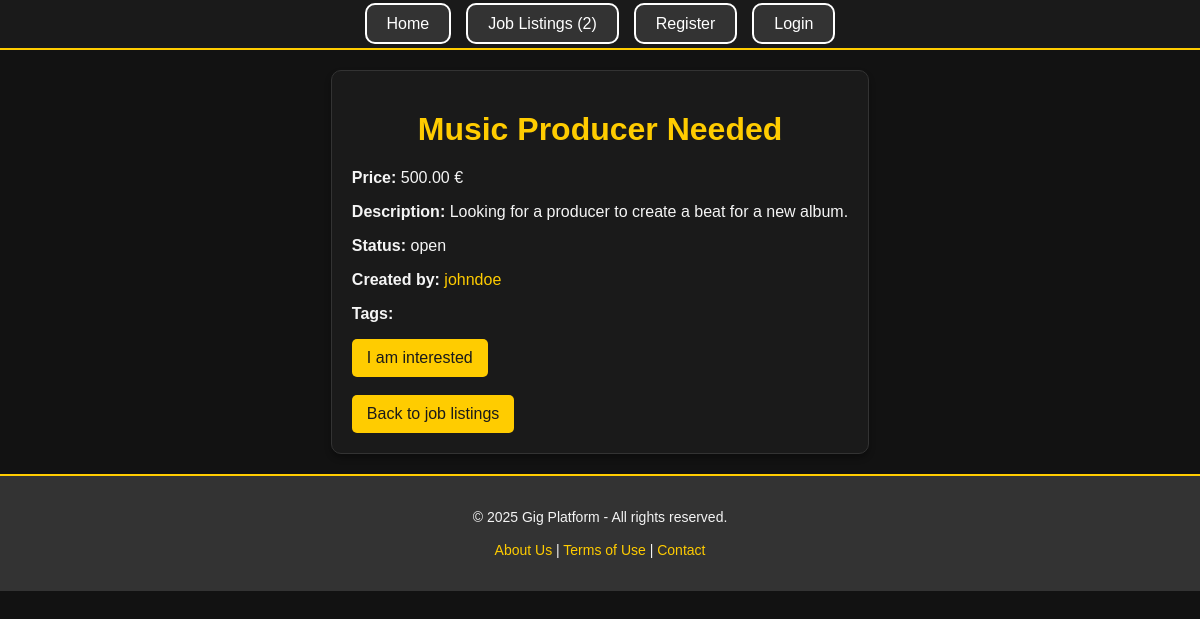
The page /job_detail.php?job_id=1 on the database its author committed.
### tables this page shows
CREATE TABLE jobs (
    job_id INT AUTO_INCREMENT PRIMARY KEY,
    user_id INT,
    title VARCHAR(255) NOT NULL,
    description TEXT NOT NULL,
    budget DECIMAL(10, 2),
    status ENUM('open', 'closed', 'in_progress') DEFAULT 'open',
    tags VARCHAR(255),   
    created_at TIMESTAMP DEFAULT CURRENT_TIMESTAMP,
    updated_at TIMESTAMP DEFAULT CURRENT_TIMESTAMP ON UPDATE CURRENT_TIMESTAMP,
    FOREIGN KEY (user_id) REFERENCES users(user_id)
);

CREATE TABLE users (
    user_id INT AUTO_INCREMENT PRIMARY KEY,
    username VARCHAR(50) NOT NULL,
    email VARCHAR(100) NOT NULL UNIQUE,
    password VARCHAR(255) NOT NULL,
    full_name VARCHAR(100) NOT NULL,
    profile_picture VARCHAR(255),
    created_at TIMESTAMP DEFAULT CURRENT_TIMESTAMP,
    updated_at TIMESTAMP DEFAULT CURRENT_TIMESTAMP ON UPDATE CURRENT_TIMESTAMP
);

### public/job_detail.php (the view, shortened to what this page needs)
<?php
include_once '../config/db.php';
$job_id = $_GET['job_id'];
$stmt = $pdo->prepare("SELECT jobs.*, users.username, users.user_id FROM jobs
                       JOIN users ON jobs.user_id = users.user_id
                       WHERE job_id = :job_id");
$stmt->execute(['job_id' => $job_id]);
$job = $stmt->fetch();
?>
<!DOCTYPE html>
<html lang="en">
<?php include_once '../includes/header.php'; ?>
<body>
<div class="default-table">
    <h1><?php echo htmlspecialchars($job['title']); ?></h1>
    <p><strong>Price:</strong> <?php echo htmlspecialchars($job['budget']); ?> €</p>
    <p><strong>Description:</strong> <?php echo nl2br(htmlspecialchars($job['description'])); ?></p>
    <p><strong>Status:</strong> <?php echo nl2br(htmlspecialchars($job['status'])); ?></p>
    <p><strong>Created by:</strong> <a href="profile.php?id=<?php echo htmlspecialchars($job['user_id']); ?>">
        <?php echo htmlspecialchars($job['username']); ?>
    </a></p>
	<p><strong>Tags:</strong> <?php echo nl2br(htmlspecialchars($job['tags'])); ?></p>
	<a class="default-button" href="apply_job.php?job_id=<?php echo $job['job_id']; ?>">I am interested</a><br><br>
    <a class="default-button" href="job_list.php">Back to job listings</a>
</div>
<?php include_once '../includes/footer.php'; ?>
</body>
</html>

### assets/css/main.css (style rules this page uses)
html, body { height: 100%; margin: 0; }
body { margin: 0; font-family: 'Arial', sans-serif; background-color: #121212; color: #f5f5f5; display: flex; flex-direction: column; }
.default-table { padding: 20px; max-width: 600px; margin: 20px auto; background-color: #1a1a1a; border: 1px solid #333; border-radius: 10px; box-shadow: 0 4px 6px rgba(0, 0, 0, 0.3); }
.default-table .default-button { display: inline-block; padding: 10px 15px; background-color: #ffcc00; color: #1a1a1a; text-decoration: none; border-radius: 5px; font-size: 16px; transition: background-color 0.3s, transform 0.2s; }
h1, h2, h3 { text-align: center; margin-top: 20px; color: #ffcc00; }
a { text-decoration: none; color: #ffcc00; transition: color 0.3s ease; }

### rows shown on the page
jobs: title "Music Producer Needed", budget "500.00", description "Looking for a producer to create a beat for a new album.", status "open", user.username "johndoe"

### other values the page prints
$total_jobs "2"
